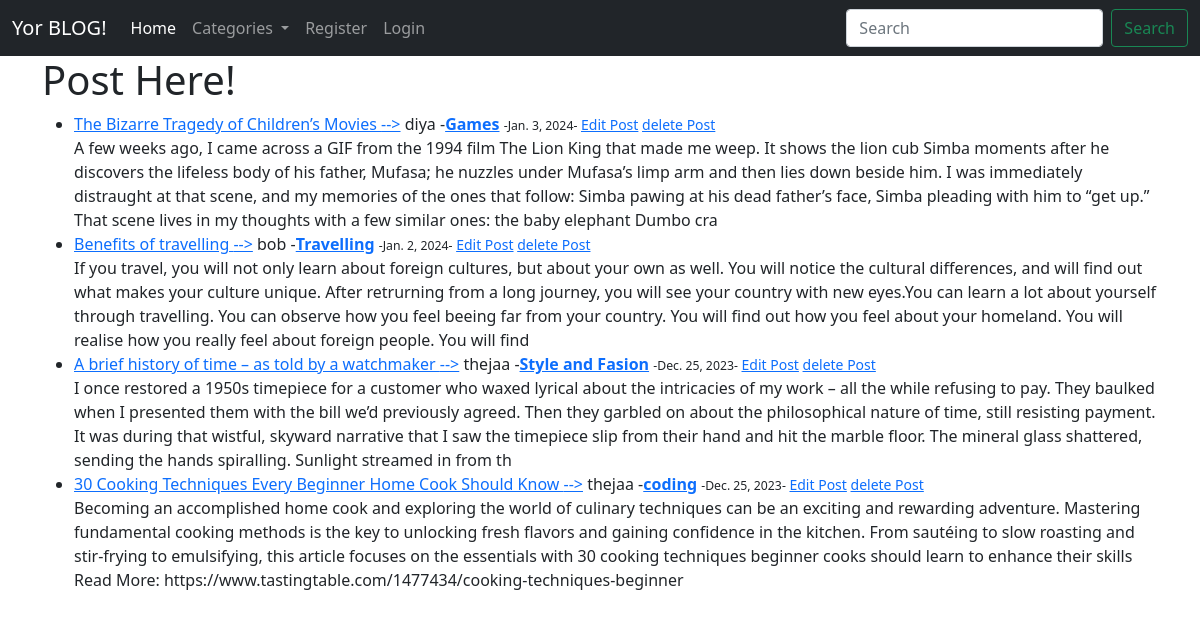
The page / on the database its author committed.
### blog_app/models.py (models this page shows, shortened)
class Post(models.Model):
    title = models.CharField(max_length=255)
    title_tag = models.CharField(max_length=255,default='blog-site')
    auther = models.ForeignKey(User,on_delete=models.CASCADE)
    body = RichTextField(blank =True,null =True)
    post_date = models.DateField(auto_now_add =True)
    category = models.CharField(max_length=255,default='coding')

### blog_app/views.py (the view)
# urls.py: path('',HomeView.as_view(),name='home'),
class HomeView(ListView):
    model= Post
    template_name = 'home.html'
    ordering = ['-id']
    def get_context_data(self,*args, **kwargs):
        cat_menu = Category.objects.all()
        context = super(HomeView,self).get_context_data(*args, **kwargs)
        context["cat_menu"] = cat_menu
        return context

### blog_app/models.py (called while the page is built)
    def __str__(self):
        return self.name

### blog_app/templates/home.html (shortened to what this page needs)
{% extends 'base.html' %}
{% block content %}
<!DOCTYPE html>
<html lang="en">
<head>
</head>
<body>
    <h1>Post Here!</h1>
    <ul>
    {% for post in object_list %}
    <li>
        <a href="{% url 'article_detail' post.pk %}">{{ post.title }} --></a> {{ post.auther}} -<strong><a href="{% url 'category' post.category %}">{{ post.category }}</a></strong>
        <small>
           <small> -{{ post.post_date }}-</small>
            <a href="{% url 'update_post' post.pk %}">Edit Post</a>
            <a href="{% url 'delete_post' post.pk %}">delete Post</a>
        </small>
       <br>
        {{ post.body|slice:":500"|safe }}
    </li>
    {% endfor %}
</ul>
</body>
</html>
{% endblock %}

### blog_app/templates/base.html (shortened to what this page needs)
<!doctype html>
<html lang="en">
  <head>
    <link href="https://cdn.jsdelivr.net/npm/bootstrap@5.0.2/dist/css/bootstrap.min.css" rel="stylesheet">
  </head>
  <body>
    <nav class="navbar navbar-expand-lg navbar-dark bg-dark">
        <div class="container-fluid">
          <a class="navbar-brand" href="{% url 'home' %}">Yor BLOG!</a>
          <div class="collapse navbar-collapse" id="navbarSupportedContent">
            <ul class="navbar-nav me-auto mb-2 mb-lg-0">
              <li class="nav-item">
                <a class="nav-link active" aria-current="page" href="{% url 'home' %}">Home</a>
              </li>
              {% if cat_menu %}
              <li class="nav-item dropdown">
                <a class="nav-link dropdown-toggle" href="#" id="navbarDropdown" role="button" data-bs-toggle="dropdown" aria-expanded="false">
                  Categories
                </a>
              </li>
              {% else %}
              <a class="nav-link" href="{% url 'category_list' %}">Category List</a>
              {% endif %}
              {% if user.is_authenticated %}
              <li class="nav-item">
                <a class="nav-link" href="{% url 'add_post' %}">Add Post</a>
              </li>
              <li class="nav-item">
                <a class="nav-link" href="{% url 'add_category' %}">Add_Category</a>
              </li>
              <li class="nav-item">
                <a class="nav-link" href="{% url 'edit_profile' %}">Edit Profile</a>
              </li>
              <li class="nav-item">
                <a class="nav-link" href="{% url 'logout' %}">Logout</a>
              </li>
              {% else %}
              <li class="nav-item">
                <a class="nav-link" href="{% url 'register' %}">Register</a>
              </li>
              <li class="nav-item">
                <a class="nav-link" href="{% url 'login' %}">Login</a>
              </li>
              {% endif %}
            </ul>
            <form class="d-flex">
              <input class="form-control me-2" type="search" placeholder="Search" aria-label="Search">
              <button class="btn btn-outline-success" type="submit">Search</button>
            </form>
          </div>
        </div>
      </nav>
    <div class="container">
    {% block content %}
    {% endblock %}
</div>
  </body>
</html>

### rows shown on the page
Post: title "The Bizarre Tragedy of Children’s Movies", auther "diya", category "Games", post_date "Jan. 3, 2024", body "A few weeks ago, I came across a GIF from the 1994 film The Lion King that made me weep. It shows the lion cub Simba moments after he discovers the lifeless body of his father, Mufasa; he nuzzles under Mufasa’s limp arm and then lies down beside him. I was immediately distraught at that scene, and my memories of the ones that follow: Simba pawing at his dead father’s face, Simba pleading with him to “get up.” That scene lives in my thoughts with a few similar ones: the baby elephant Dumbo cra"
Post: title "Benefits of travelling", auther "bob", category "Travelling", post_date "Jan. 2, 2024", body "If you travel, you will not only learn about foreign cultures, but about your own as well. You will notice the cultural differences, and will find out what makes your culture unique. After retrurning from a long journey, you will see your country with new eyes.You can learn a lot about yourself through travelling. You can observe how you feel beeing far from your country. You will find out how you feel about your homeland. You will realise how you really feel about foreign people. You will find"
Post: title "A brief history of time – as told by a watchmaker", auther "thejaa", category "Style and Fasion", post_date "Dec. 25, 2023", body "I once restored a 1950s timepiece for a customer who waxed lyrical about the intricacies of my work – all the while refusing to pay. They baulked when I presented them with the bill we’d previously agreed. Then they garbled on about the philosophical nature of time, still resisting payment. It was during that wistful, skyward narrative that I saw the timepiece slip from their hand and hit the marble floor. The mineral glass shattered, sending the hands spiralling. Sunlight streamed in from th"
Post: title "30 Cooking Techniques Every Beginner Home Cook Should Know", auther "thejaa", category "coding", post_date "Dec. 25, 2023", body "Becoming an accomplished home cook and exploring the world of culinary techniques can be an exciting and rewarding adventure. Mastering fundamental cooking methods is the key to unlocking fresh flavors and gaining confidence in the kitchen. From sautéing to slow roasting and stir-frying to emulsifying, this article focuses on the essentials with 30 cooking techniques beginner cooks should learn to enhance their skills Read More: https://www.tastingtable.com/1477434/cooking-techniques-beginner"
